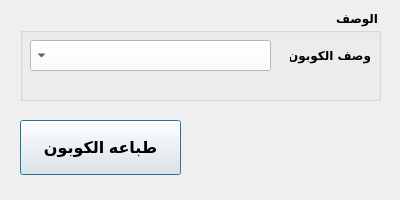
<?xml version="1.0" encoding="UTF-8"?>
<ui version="4.0">
 <class>CustomerGP</class>
 <widget class="QDialog" name="CustomerGP">
  <property name="geometry">
   <rect>
    <x>0</x>
    <y>0</y>
    <width>400</width>
    <height>200</height>
   </rect>
  </property>
  <property name="minimumSize">
   <size>
    <width>400</width>
    <height>200</height>
   </size>
  </property>
  <property name="maximumSize">
   <size>
    <width>400</width>
    <height>200</height>
   </size>
  </property>
  <property name="windowTitle">
   <string>طباعه الكوبون</string>
  </property>
  <property name="layoutDirection">
   <enum>Qt::LeftToRight</enum>
  </property>
  <property name="styleSheet">
   <string notr="true"/>
  </property>
  <widget class="QPushButton" name="BTN_PrintCoupon">
   <property name="geometry">
    <rect>
     <x>20</x>
     <y>120</y>
     <width>161</width>
     <height>55</height>
    </rect>
   </property>
   <property name="font">
    <font>
     <pointsize>12</pointsize>
     <weight>75</weight>
     <bold>true</bold>
    </font>
   </property>
   <property name="styleSheet">
    <string notr="true"/>
   </property>
   <property name="text">
    <string>طباعه الكوبون</string>
   </property>
  </widget>
  <widget class="QGroupBox" name="groupBox">
   <property name="geometry">
    <rect>
     <x>20</x>
     <y>10</y>
     <width>361</width>
     <height>91</height>
    </rect>
   </property>
   <property name="font">
    <font>
     <family>29LT Bukra Regular</family>
     <pointsize>9</pointsize>
     <weight>75</weight>
     <bold>true</bold>
    </font>
   </property>
   <property name="layoutDirection">
    <enum>Qt::RightToLeft</enum>
   </property>
   <property name="title">
    <string>الوصف</string>
   </property>
   <widget class="QComboBox" name="CMB_CouponDes">
    <property name="geometry">
     <rect>
      <x>10</x>
      <y>30</y>
      <width>241</width>
      <height>31</height>
     </rect>
    </property>
    <property name="styleSheet">
     <string notr="true">background-color: rgb(255, 255, 255);</string>
    </property>
   </widget>
   <widget class="QLabel" name="label_3">
    <property name="geometry">
     <rect>
      <x>270</x>
      <y>30</y>
      <width>81</width>
      <height>31</height>
     </rect>
    </property>
    <property name="font">
     <font>
      <pointsize>9</pointsize>
      <weight>75</weight>
      <bold>true</bold>
     </font>
    </property>
    <property name="styleSheet">
     <string notr="true"/>
    </property>
    <property name="text">
     <string>وصف الكوبون</string>
    </property>
   </widget>
  </widget>
 </widget>
 <resources/>
 <connections/>
</ui>
